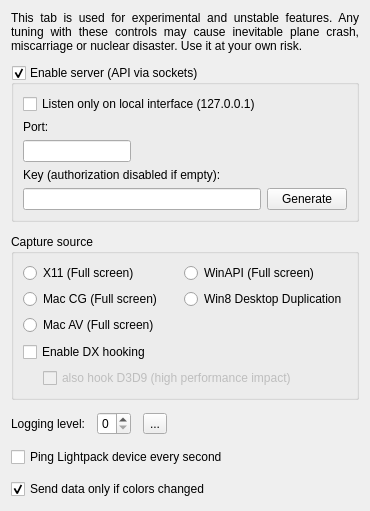
      <widget class="QWidget" name="tabExpert">
       <property name="sizePolicy">
        <sizepolicy hsizetype="Fixed" vsizetype="Preferred">
         <horstretch>0</horstretch>
         <verstretch>0</verstretch>
        </sizepolicy>
       </property>
       <attribute name="title">
        <string>Expert</string>
       </attribute>
       <layout class="QVBoxLayout" name="verticalLayout_3" stretch="0,0,0,0,0,0,0">
        <property name="spacing">
         <number>12</number>
        </property>
        <item>
         <widget class="QLabel" name="label_DevTabWarning">
          <property name="text">
           <string>&lt;html&gt;&lt;head/&gt;&lt;body&gt;&lt;p&gt;This tab is used for experimental and unstable features. Any tuning with these controls may cause inevitable plane crash, miscarriage or nuclear disaster. Use it at your own risk.&lt;/p&gt;&lt;/body&gt;&lt;/html&gt;</string>
          </property>
          <property name="scaledContents">
           <bool>false</bool>
          </property>
          <property name="alignment">
           <set>Qt::AlignJustify|Qt::AlignVCenter</set>
          </property>
          <property name="wordWrap">
           <bool>true</bool>
          </property>
         </widget>
        </item>
        <item>
         <widget class="QGroupBox" name="groupBox_Api">
          <property name="sizePolicy">
           <sizepolicy hsizetype="Preferred" vsizetype="Fixed">
            <horstretch>0</horstretch>
            <verstretch>0</verstretch>
           </sizepolicy>
          </property>
          <property name="toolTip">
           <string>&lt;html&gt;&lt;head/&gt;&lt;body&gt;&lt;p&gt;Enables TCP socket server.&lt;/p&gt;&lt;p&gt;You can connect via &amp;quot;telnet &amp;lt;ip&amp;gt; &amp;lt;port&amp;gt;&amp;quot; for example and manually execute available commands.&lt;/p&gt;&lt;p&gt;Default: %1&lt;/p&gt;&lt;/body&gt;&lt;/html&gt;</string>
          </property>
          <property name="styleSheet">
           <string notr="true"/>
          </property>
          <property name="title">
           <string>Enable server (API via sockets)</string>
          </property>
          <property name="checkable">
           <bool>true</bool>
          </property>
          <property name="checked">
           <bool>true</bool>
          </property>
          <layout class="QGridLayout" name="gridLayout_3">
           <item row="0" column="0">
            <widget class="QCheckBox" name="checkBox_listenOnlyOnLoInterface">
             <property name="toolTip">
              <string>&lt;html&gt;&lt;head/&gt;&lt;body&gt;&lt;p&gt;When enabled, you can connect ONLY from the same computer through 127.0.0.1/localhost address.&lt;/p&gt;&lt;p&gt;Disable this if you want to connect from anywhere else.&lt;/p&gt;&lt;p&gt;Default: %1&lt;/p&gt;&lt;/body&gt;&lt;/html&gt;</string>
             </property>
             <property name="text">
              <string>Listen only on local interface (127.0.0.1)</string>
             </property>
            </widget>
           </item>
           <item row="2" column="0">
            <widget class="QLineEdit" name="lineEdit_ApiPort">
             <property name="sizePolicy">
              <sizepolicy hsizetype="Fixed" vsizetype="Fixed">
               <horstretch>0</horstretch>
               <verstretch>0</verstretch>
              </sizepolicy>
             </property>
             <property name="toolTip">
              <string>&lt;html&gt;&lt;head/&gt;&lt;body&gt;&lt;p&gt;TCP port to listen.&lt;/p&gt;&lt;p&gt;Default: %1&lt;/p&gt;&lt;/body&gt;&lt;/html&gt;</string>
             </property>
            </widget>
           </item>
           <item row="1" column="0">
            <widget class="QLabel" name="label_ApiPort">
             <property name="toolTip">
              <string>&lt;html&gt;&lt;head/&gt;&lt;body&gt;&lt;p&gt;TCP port to listen.&lt;/p&gt;&lt;p&gt;Default: %1&lt;/p&gt;&lt;/body&gt;&lt;/html&gt;</string>
             </property>
             <property name="styleSheet">
              <string notr="true">margin-top: .1em</string>
             </property>
             <property name="text">
              <string>Port:</string>
             </property>
             <property name="buddy">
              <cstring>lineEdit_ApiPort</cstring>
             </property>
            </widget>
           </item>
           <item row="5" column="2">
            <widget class="QPushButton" name="pushButton_GenerateNewApiKey">
             <property name="toolTip">
              <string>Generate a random one</string>
             </property>
             <property name="text">
              <string>Generate</string>
             </property>
            </widget>
           </item>
           <item row="5" column="0">
            <widget class="QLineEdit" name="lineEdit_ApiKey">
             <property name="minimumSize">
              <size>
               <width>0</width>
               <height>20</height>
              </size>
             </property>
             <property name="baseSize">
              <size>
               <width>0</width>
               <height>20</height>
              </size>
             </property>
             <property name="toolTip">
              <string>&lt;html&gt;&lt;head/&gt;&lt;body&gt;&lt;p&gt;The API Key all the clients should provide to authenticate. Could be any custom string (%1 character limit). &lt;/p&gt;&lt;p&gt;Default: %2&lt;/p&gt;&lt;/body&gt;&lt;/html&gt;</string>
             </property>
             <property name="styleSheet">
              <string notr="true"/>
             </property>
             <property name="maxLength">
              <number>40</number>
             </property>
             <property name="readOnly">
              <bool>false</bool>
             </property>
            </widget>
           </item>
           <item row="4" column="0">
            <widget class="QLabel" name="label_ApiKey">
             <property name="toolTip">
              <string>&lt;html&gt;&lt;head/&gt;&lt;body&gt;&lt;p&gt;The API Key all the clients should provide to authenticate. Could be any custom string (%1 character limit). &lt;/p&gt;&lt;p&gt;Default: %2&lt;/p&gt;&lt;/body&gt;&lt;/html&gt;</string>
             </property>
             <property name="styleSheet">
              <string notr="true">margin-top:0</string>
             </property>
             <property name="text">
              <string>Key (authorization disabled if empty):</string>
             </property>
             <property name="buddy">
              <cstring>lineEdit_ApiKey</cstring>
             </property>
            </widget>
           </item>
          </layout>
         </widget>
        </item>
        <item>
         <widget class="QGroupBox" name="groupBox">
          <property name="sizePolicy">
           <sizepolicy hsizetype="MinimumExpanding" vsizetype="MinimumExpanding">
            <horstretch>0</horstretch>
            <verstretch>0</verstretch>
           </sizepolicy>
          </property>
          <property name="title">
           <string>Capture source</string>
          </property>
          <layout class="QVBoxLayout" name="verticalLayout_11">
           <item>
            <layout class="QHBoxLayout" name="horizontalLayout_6">
             <item>
              <layout class="QVBoxLayout" name="verticalLayout_9">
               <item>
                <widget class="QRadioButton" name="radioButton_GrabX11">
                 <property name="text">
                  <string>X11 (Full screen)</string>
                 </property>
                </widget>
               </item>
               <item>
                <widget class="QRadioButton" name="radioButton_GrabMacCoreGraphics">
                 <property name="text">
                  <string>Mac CG (Full screen)</string>
                 </property>
                </widget>
               </item>
               <item>
                <widget class="QRadioButton" name="radioButton_GrabMacAVFoundation">
                 <property name="text">
                  <string>Mac AV (Full screen)</string>
                 </property>
                </widget>
               </item>
               <item>
                <spacer name="verticalSpacer_6">
                 <property name="orientation">
                  <enum>Qt::Vertical</enum>
                 </property>
                 <property name="sizeHint" stdset="0">
                  <size>
                   <width>20</width>
                   <height>1</height>
                  </size>
                 </property>
                </spacer>
               </item>
              </layout>
             </item>
             <item>
              <layout class="QVBoxLayout" name="verticalLayout_10">
               <item>
                <widget class="QRadioButton" name="radioButton_GrabWinAPI">
                 <property name="text">
                  <string>WinAPI (Full screen)</string>
                 </property>
                </widget>
               </item>
               <item>
                <widget class="QRadioButton" name="radioButton_GrabDDupl">
                 <property name="text">
                  <string>Win8 Desktop Duplication</string>
                 </property>
                </widget>
               </item>
               <item>
                <spacer name="verticalSpacer">
                 <property name="orientation">
                  <enum>Qt::Vertical</enum>
                 </property>
                 <property name="sizeHint" stdset="0">
                  <size>
                   <width>20</width>
                   <height>1</height>
                  </size>
                 </property>
                </spacer>
               </item>
              </layout>
             </item>
            </layout>
           </item>
           <item>
            <widget class="QCheckBox" name="checkBox_EnableDx1011Capture">
             <property name="text">
              <string>Enable DX hooking</string>
             </property>
             <property name="icon">
              <iconset resource="../res/LightpackResources.qrc">
               <normaloff>:/icons/uac-shield.png</normaloff>:/icons/uac-shield.png</iconset>
             </property>
            </widget>
           </item>
           <item>
            <layout class="QHBoxLayout" name="horizontalLayout_9">
             <item>
              <spacer name="horizontalSpacer_4">
               <property name="orientation">
                <enum>Qt::Horizontal</enum>
               </property>
               <property name="sizeType">
                <enum>QSizePolicy::Fixed</enum>
               </property>
               <property name="sizeHint" stdset="0">
                <size>
                 <width>20</width>
                 <height>0</height>
                </size>
               </property>
              </spacer>
             </item>
             <item>
              <widget class="QCheckBox" name="checkBox_EnableDx9Capture">
               <property name="enabled">
                <bool>false</bool>
               </property>
               <property name="text">
                <string>also hook D3D9 (high performance impact)</string>
               </property>
              </widget>
             </item>
            </layout>
           </item>
          </layout>
         </widget>
        </item>
        <item>
         <layout class="QHBoxLayout" name="horizontalLayout_5">
          <item>
           <widget class="QLabel" name="label_LoggingLevel">
            <property name="text">
             <string>Logging level:</string>
            </property>
            <property name="buddy">
             <cstring>spinBox_LoggingLevel</cstring>
            </property>
           </widget>
          </item>
          <item>
           <widget class="QSpinBox" name="spinBox_LoggingLevel">
            <property name="toolTip">
             <string>&lt;html&gt;&lt;head/&gt;&lt;body&gt;&lt;p&gt;Log verbosity: %1-%2 where %1 = no logs.&lt;/p&gt;&lt;p&gt;After enabling logs you need to restart the program.&lt;/p&gt;&lt;p&gt;When enabled you can use the &lt;img src=&quot;:/buttons/arrow_right_dark_24px.png&quot; width=&quot;12&quot;&gt; button to open the log directory.&lt;/p&gt;&lt;p&gt;Default: %3&lt;/p&gt;&lt;/body&gt;&lt;/html&gt;</string>
            </property>
            <property name="maximum">
             <number>3</number>
            </property>
           </widget>
          </item>
          <item>
           <widget class="QToolButton" name="toolButton_OpenLogs">
            <property name="toolTip">
             <string>open Log folder</string>
            </property>
            <property name="whatsThis">
             <string>open Log folder</string>
            </property>
            <property name="text">
             <string>...</string>
            </property>
            <property name="icon">
             <iconset resource="../res/LightpackResources.qrc">
              <normaloff>:/buttons/arrow_right_dark_24px.png</normaloff>:/buttons/arrow_right_dark_24px.png</iconset>
            </property>
           </widget>
          </item>
          <item>
           <spacer name="horizontalSpacer_2">
            <property name="orientation">
             <enum>Qt::Horizontal</enum>
            </property>
            <property name="sizeHint" stdset="0">
             <size>
              <width>40</width>
              <height>20</height>
             </size>
            </property>
           </spacer>
          </item>
         </layout>
        </item>
        <item>
         <widget class="QCheckBox" name="checkBox_PingDeviceEverySecond">
          <property name="text">
           <string>Ping Lightpack device every second</string>
          </property>
         </widget>
        </item>
        <item>
         <widget class="QCheckBox" name="checkBox_SendDataOnlyIfColorsChanges">
          <property name="toolTip">
           <string>&lt;html&gt;&lt;head/&gt;&lt;body&gt;&lt;p&gt;When disabled every frame will be sent to the device. This is recommended for devices with inactivity timers built into firmwares (some custom Adalight sketches for example) or configured via Prismatik (UDP devices with a &amp;lt; 255 timeout value).&lt;/p&gt;&lt;p&gt;When enabled every new frame will be compared with the previous one, and will be sent only if differences are detected (can be useful in low bandwidth situations).&lt;/p&gt;&lt;p&gt;Default: %1&lt;/p&gt;&lt;/body&gt;&lt;/html&gt;</string>
          </property>
          <property name="text">
           <string>Send data only if colors changed</string>
          </property>
          <property name="checked">
           <bool>true</bool>
          </property>
         </widget>
        </item>
        <item>
         <spacer name="verticalSpacer_4">
          <property name="orientation">
           <enum>Qt::Vertical</enum>
          </property>
          <property name="sizeType">
           <enum>QSizePolicy::Expanding</enum>
          </property>
          <property name="sizeHint" stdset="0">
           <size>
            <width>20</width>
            <height>1</height>
           </size>
          </property>
         </spacer>
        </item>
       </layout>
      </widget>
